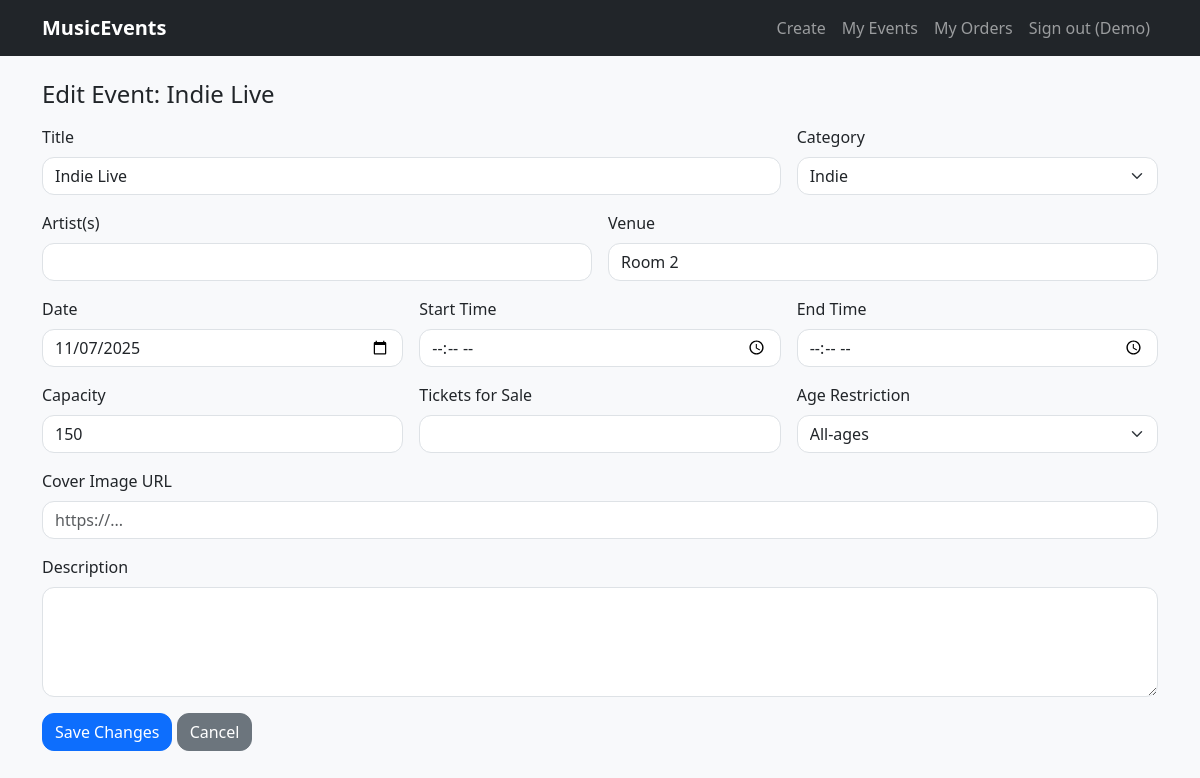
/event/2/edit (signed in), run on the app's committed database.
### models.py (models this page shows)
class User(db.Model):
    __tablename__ = "users"
    id = db.Column(db.Integer, primary_key=True)
    first_name = db.Column(db.String(80), nullable=False)
    surname = db.Column(db.String(80), nullable=False)
    email = db.Column(db.String(120), unique=True, nullable=False)
    password = db.Column(db.String(120), nullable=False)
    contact_number = db.Column(db.String(20), nullable=False)
    street_address = db.Column(db.Text, nullable=False)
    created_at = db.Column(db.DateTime, default=datetime.utcnow)

class Event(db.Model):
    __tablename__ = "events"
    id = db.Column(db.Integer, primary_key=True)
    title = db.Column(db.String(160), nullable=False)
    category = db.Column(db.String(40), nullable=False)
    artist_names = db.Column(db.String(160), nullable=False)
    venue = db.Column(db.String(160), nullable=False)
    date = db.Column(db.Date, nullable=False)
    start_time = db.Column(db.Time, nullable=False)
    end_time = db.Column(db.Time, nullable=False)
    capacity = db.Column(db.Integer, nullable=False)
    tickets_available = db.Column(db.Integer, nullable=False)
    image_url = db.Column(db.Text, default="")
    description = db.Column(db.Text, default="")
    age_restriction = db.Column(db.String(20), default="")
    status = db.Column(SAEnum(EventStatus), default=EventStatus.OPEN, nullable=False)
    created_by = db.Column(db.Integer, db.ForeignKey("users.id"), nullable=True)
    comments = db.relationship("Comment", backref="event", lazy=True)

### app.py (the view)
@app.route("/event/<int:event_id>/edit", methods=["GET", "POST"])
def edit_event(event_id):
    if not login_required():
        return redirect(url_for("login"))
    event = Event.query.get_or_404(event_id)
    if not is_owner(event):
        flash("You are not authorized to edit this event.", "danger")
        return redirect(url_for('event_detail', event_id=event.id))
    form = EventForm(obj=event)
    if form.validate_on_submit():
        form.populate_obj(event)
        db.session.commit()
        flash("Event updated successfully!", "success")
        return redirect(url_for('event_detail', event_id=event.id))
    return render_template("edit_event.html", form=form, event_id=event.id)

### forms.py
class EventForm(FlaskForm):
    title = StringField("Title", validators=[DataRequired()])
    category = SelectField("Category", choices=CATEGORY_CHOICES, validators=[DataRequired()])
    artist = StringField("Artist(s)", validators=[DataRequired()])
    venue = StringField("Venue", validators=[DataRequired()])
    date = DateField("Date", validators=[DataRequired()], format="%Y-%m-%d")
    start = TimeField("Start Time", validators=[DataRequired()], format="%H:%M")
    end = TimeField("End Time", validators=[DataRequired()], format="%H:%M")
    capacity = IntegerField("Capacity", validators=[DataRequired(), NumberRange(min=1)])
    available = IntegerField("Tickets for Sale", validators=[DataRequired(), NumberRange(min=0)])
    age = SelectField("Age Restriction", choices=AGE_CHOICES, validators=[Optional()])
    image = StringField("Cover Image URL", validators=[Optional(), URL()])
    desc = TextAreaField("Description", validators=[Optional(), Length(max=2000)])
    submit = SubmitField("Create Event")

### app.py (called while the page is built)
@app.context_processor
def inject_user():
    user_id = session.get('user_id')
    if user_id:
        user = User.query.get(user_id)
        return dict(user=user)
    return dict(user=None)

def login_required():
    if 'user_id' not in session:
        flash("Please log in to access this page.", "warning")
        return False
    return True

def is_owner(event):
    user_id = session.get('user_id')
    return user_id and event.created_by == user_id

### templates/edit_event.html (shortened to what this page needs)
{% extends "base.html" %}
{% block content %}
<h1 class="h4">Edit Event: {{ form.title.data }}</h1>
<form method="post" class="mt-3" novalidate>
  <div class="row g-3">
    <div class="col-md-8">
      {{ form.title.label(class="form-label") }}
      {{ form.title(class="form-control") }}
    </div>
    <div class="col-md-4">
      {{ form.category.label(class="form-label") }}
      {{ form.category(class="form-select") }}
    </div>
    <div class="col-md-6">
      {{ form.artist.label(class="form-label") }}
      {{ form.artist(class="form-control") }}
    </div>
    <div class="col-md-6">
      {{ form.venue.label(class="form-label") }}
      {{ form.venue(class="form-control") }}
    </div>
    <div class="col-md-4">
      {{ form.date.label(class="form-label") }}
      {{ form.date(class="form-control") }}
    </div>
    <div class="col-md-4">
      {{ form.start.label(class="form-label") }}
      {{ form.start(class="form-control") }}
    </div>
    <div class="col-md-4">
      {{ form.end.label(class="form-label") }}
      {{ form.end(class="form-control") }}
    </div>
    <div class="col-md-4">
      {{ form.capacity.label(class="form-label") }}
      {{ form.capacity(class="form-control") }}
    </div>
    <div class="col-md-4">
      {{ form.available.label(class="form-label") }}
      {{ form.available(class="form-control") }}
    </div>
    <div class="col-md-4">
      {{ form.age.label(class="form-label") }}
      {{ form.age(class="form-select") }}
    </div>
    <div class="col-12">
      {{ form.image.label(class="form-label") }}
      {{ form.image(class="form-control", placeholder="https://...") }}
    </div>
    <div class="col-12">
      {{ form.desc.label(class="form-label") }}
      {{ form.desc(class="form-control", rows="4") }}
    </div>
    <div class="col-12">
      <button type="submit" class="btn btn-primary">Save Changes</button>
      <a href="{{ url_for('event_detail', event_id=event_id) }}" class="btn btn-secondary">Cancel</a>
    </div>
  </div>
</form>
{% endblock %}

### templates/base.html (shortened to what this page needs)
<!doctype html>
<html lang="en">
<head>
  <link href="https://cdn.jsdelivr.net/npm/bootstrap@5.3.3/dist/css/bootstrap.min.css" rel="stylesheet"/>
  <link rel="stylesheet" href="{{ url_for('static', filename='styles.css') }}"/>
</head>
<body>
<nav class="navbar navbar-expand-lg navbar-dark bg-dark">
  <div class="container">
    <a class="navbar-brand fw-semibold" href="{{ url_for('index') }}">MusicEvents</a>
    <div class="collapse navbar-collapse" id="navbarsExample">
      <ul class="navbar-nav ms-auto mb-2 mb-lg-0">
        {% if user %}
          <li class="nav-item"><a class="nav-link" href="{{ url_for('create_event') }}">Create</a></li>
          <li class="nav-item"><a class="nav-link" href="{{ url_for('my_events') }}">My Events</a></li>
          <li class="nav-item"><a class="nav-link" href="{{ url_for('history') }}">My Orders</a></li>
          <li class="nav-item"><a class="nav-link" href="{{ url_for('logout') }}">Sign out ({{ user.first_name }})</a></li>
        {% else %}
          <li class="nav-item"><a class="nav-link" href="{{ url_for('login') }}">Sign in</a></li>
          <li class="nav-item"><a class="nav-link" href="{{ url_for('register') }}">Register</a></li>
        {% endif %}
      </ul>
    </div>
  </div>
</nav>
<main class="container py-4">
  {% block content %}{% endblock %}
</main>
</body>
</html>

### static/styles.css (style rules this page uses)
body { background-color: #f8f9fb; }
.btn, .form-control, .form-select { border-radius: .75rem; }

### data on the page
User: first_name "Demo"
Event: title.data "Indie Live", title "Indie Live", category "Indie", venue "Room 2", date "11/07/2025", capacity "150"
